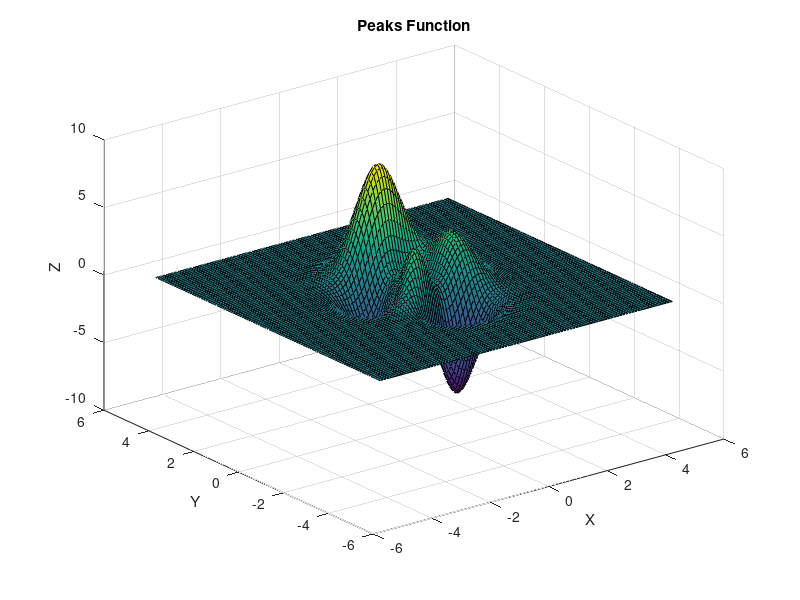

Write the MATLAB code that produced this figure.
% Generate a sine wave with a frequency of 1 Hz and a duration of 2 seconds
t = linspace(0, 2*pi, 1000);
y = sin(t);
% Plot the sine wave
plot(t, y);
title('Sine Wave');
xlabel('Time (s)');
ylabel('Amplitude');
% Generate a random walk with 1000 steps
steps = randn(1000, 1);
walk = cumsum(steps);
% Plot the random walk
plot(walk);
title('Random Walk');
xlabel('Step');
ylabel('Position');
% Generate a grid of x and y values
x = linspace(-5, 5, 100);
y = linspace(-5, 5, 100);
[X, Y] = meshgrid(x, y);
% Generate a 3D surface plot of the peaks function
Z = peaks(X, Y);
surf(X, Y, Z);
title('Peaks Function');
xlabel('X');
ylabel('Y');
zlabel('Z');